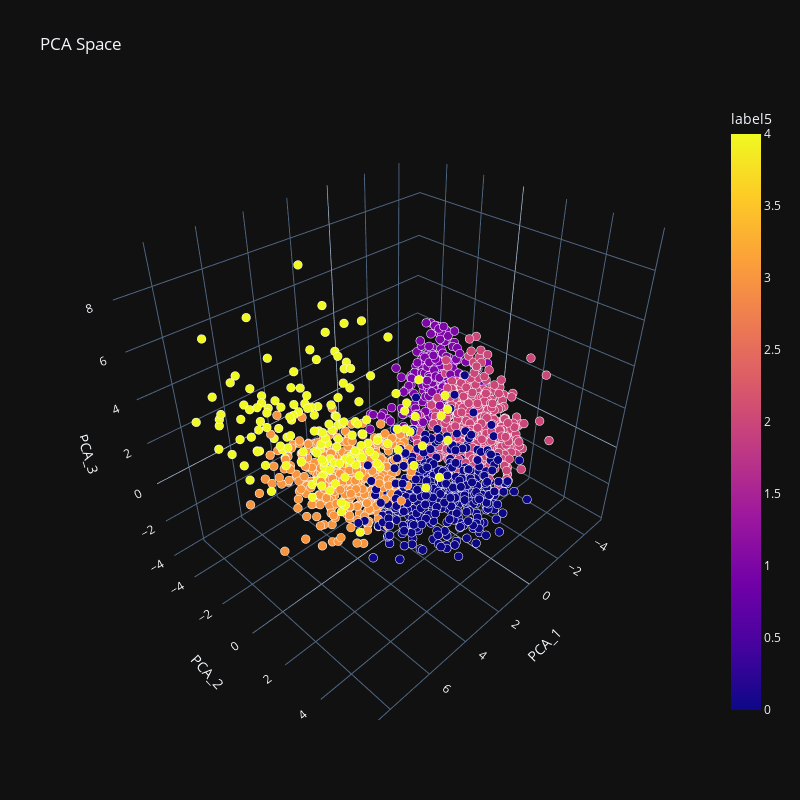

Write notebook code for a chart like this one.
### Code cell
# Plot
px.scatter_3d(
    df_pca.assign(label5= lambda x: labels_5),
    x = "PCA_1",
    y = "PCA_2", 
    z = "PCA_3",
    color="label5", 
    template = "plotly_dark",
    title = "PCA Space",
    width = 800, 
    height = 800
).update_traces(
    marker={
        'size':3,
        'line': {
            'width':1,
            'color':"white"
        }
    }
)

### Figure 1 — Plotly figure (JSON) as saved in the notebook; plotly's stock layout.template omitted (floating-point values rounded to 4 significant figures; data arrays with more than 128 entries replaced by an {"elided": "..."} marker saying what was removed)
{"data": [{"hovertemplate": "PCA_1=%{x}<br>PCA_2=%{y}<br>PCA_3=%{z}<br>label5=%{marker.color}<extra></extra>", "legendgroup": "", "marker": {"color": {"elided": "2212 int values"}, "coloraxis": "coloraxis", "line": {"color": "white", "width": 1}, "size": 3, "symbol": "circle"}, "mode": "markers", "name": "", "scene": "scene", "showlegend": false, "type": "scatter3d", "x": {"elided": "2212 float values"}, "y": {"elided": "2212 float values"}, "z": {"elided": "2212 float values"}}], "layout": {"coloraxis": {"colorbar": {"title": {"text": "label5"}}, "colorscale": [[0, "#0d0887"], [0.1111, "#46039f"], [0.2222, "#7201a8"], [0.3333, "#9c179e"], [0.4444, "#bd3786"], [0.5556, "#d8576b"], [0.6667, "#ed7953"], [0.7778, "#fb9f3a"], [0.8889, "#fdca26"], [1, "#f0f921"]]}, "height": 800, "legend": {"tracegroupgap": 0}, "scene": {"domain": {"x": [0, 1], "y": [0, 1]}, "xaxis": {"title": {"text": "PCA_1"}}, "yaxis": {"title": {"text": "PCA_2"}}, "zaxis": {"title": {"text": "PCA_3"}}}, "title": {"text": "PCA Space"}, "width": 800}}
